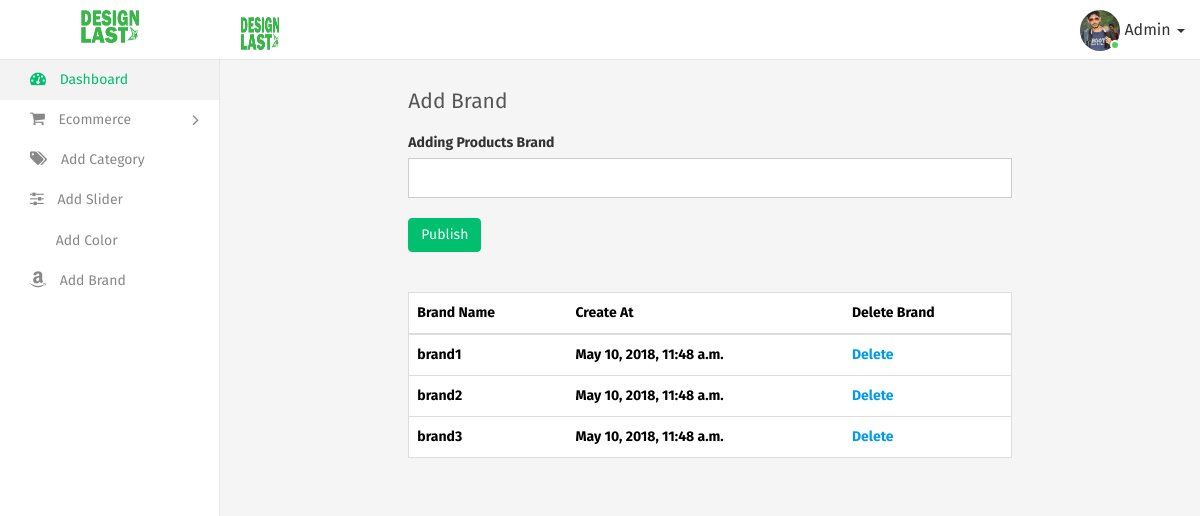
Page /add-brand/ (signed in) on the committed database.
### shopapp/models.py (models this page shows, shortened)
class Brand(models.Model):
    name = models.CharField(max_length = 20, unique = True)
    create_at = models.DateTimeField(auto_now = True, auto_now_add = False)

### shopapp/views.py (the view, shortened to what this page needs)
# urls.py: path('add-brand/', adding_brand_views, name = 'adding_brand_views'),
def adding_brand_views(request):
    if request.user.is_authenticated:
        brand_obj = Brand.objects.all()
        form = AddingBrand_Form()
        context = {
            'form' : form,
            'brand_obj' : brand_obj
        }
        template_name = 'admin/brand.html'
        return render(request, template_name, context)
    else:
        return redirect(login_views)

### shopapp/form.py
class AddingBrand_Form(forms.ModelForm):
    class Meta:
        model = Brand
        fields = ('__all__')
        widgets = {
            'name' : TextInput(attrs={'class': 'form-control'})
        }

### templates/admin/brand.html (shortened to what this page needs)
{% extends 'app/base_admin.html' %}
{% load static %}
{% block body %}
<div class="page-wrapper">
    <div class="content container-fluid">
        <div class="row">
            <div class="col-md-8 col-md-offset-2">
                <h4 class="page-title">Add Brand</h4>
            </div>
        </div>
        <div class="row">
            <div class="col-md-8 col-md-offset-2">
                <form method="POST">
                    <div class="form-group">
                        <label>Adding Products Brand</label>
                        <div>
                            {{form.name}}
                        </div>
                    </div>
                    <div class="m-t-20">
                        <button class="btn btn-primary btn-md">Publish</button>
                    </div>
                </form>
                <br/>
                <br/>
                <div class="table-responsive">
                  <table class="table table-border custom-table m-b-0">
                    <thead>
                      <tr>
                        <th>Brand Name</th>
                        <th>Create At</th>
                        <th>Delete Brand</th>
                      </tr>
                    </thead>
                    <tbody>
                      {% if brand_obj %}
                      {% for brand in brand_obj %}
                      <tr>
                        <th>{{brand.name}}</th>
                        <th>{{brand.create_at}}</th>
                        <th><a href="{% url 'deleteBrand_views' brand.id %}">Delete</a></th>
                      </tr>
                      {% endfor %}
                      {% endif %}
                    </tbody>
                  </table>
                </div>
            </div>
        </div>
    </div>
</div>
{% endblock %}

### rows in the picture
Brand: name "brand1", create_at "May 10, 2018, 11:48 a.m."
Brand: name "brand2", create_at "May 10, 2018, 11:48 a.m."
Brand: name "brand3", create_at "May 10, 2018, 11:48 a.m."
